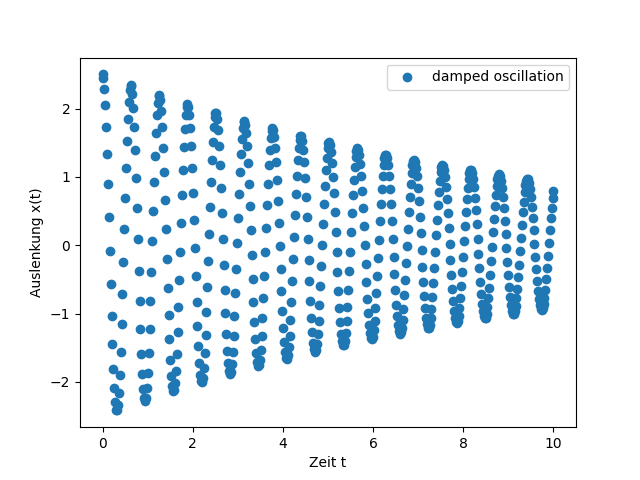

Reproduce this figure in Python.
import numpy as np
import matplotlib.pyplot as plt
import argparse


# Funktion zur Berechnung der gedämpften harmonischen Schwingung
def damped_oscillation(t, A, gamma, omega):
    """
    Berechnet die Auslenkung einer gedämpften harmonischen Schwingung zur Zeit t.

    x(t) = A * e^(-gamma * t) * cos(omega * t)
    """
    return A * np.exp(-gamma * t) * np.cos(omega * t)


time_steps = np.linspace(0, 10, num=500)

parser = argparse.ArgumentParser()
parser.add_argument("-A", "--amplitude", "-amplitude", type=float, default=1.0,
                    help="The initial amplitude.")

parser.add_argument("-g", "--gamma", "-gamma", type=float, default=0.0,
                    help="The damping coefficient.")

parser.add_argument("-o", "--omega", "-omega", type=float, required=True,
                    help="The natural frequency.")
args = parser.parse_args()


plt.scatter(time_steps, damped_oscillation(
    time_steps, args.amplitude, args.gamma, args.omega))
plt.xlabel("Zeit t")
plt.ylabel("Auslenkung x(t)")
plt.legend(['damped oscillation'])
plt.savefig('damped_oscillator_argparse.png')
plt.show()
